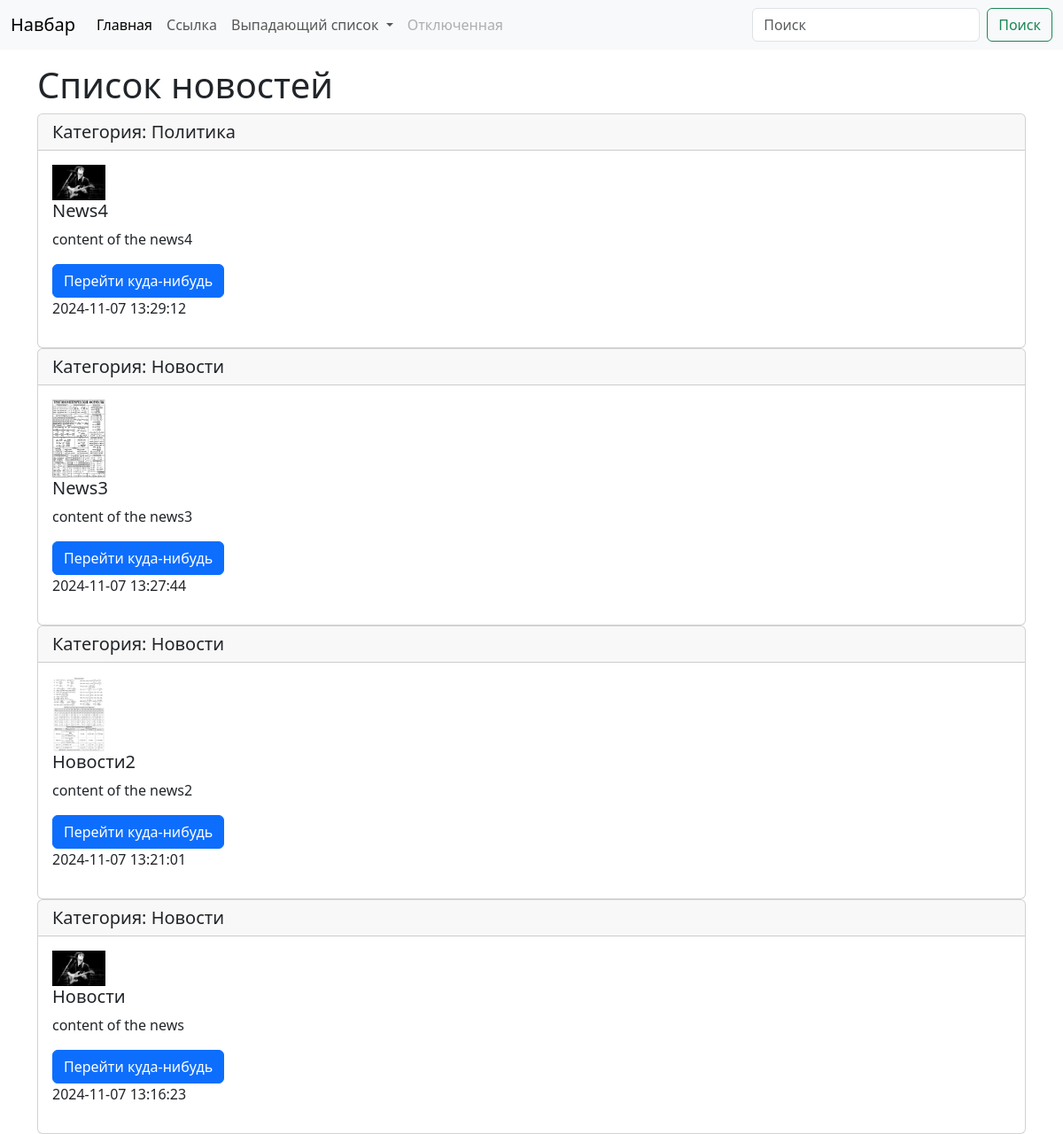
The page / on the database its author committed.
### website/models.py (models this page shows, shortened)
class WebSite(models.Model):
    title = models.CharField(max_length=150, verbose_name="Наименование")
    content = models.TextField(blank=True, verbose_name="Контент")
    created_at = models.DateTimeField(auto_now_add=True, verbose_name="Создано в")
    updated_at = models.DateTimeField(auto_now=True, verbose_name="Обновлено в")
    photo = models.ImageField(upload_to='photos/%Y/%m/%d/', verbose_name="Фото")
    is_published = models.BooleanField(default=True, verbose_name="Опубликовано")
    category = models.ForeignKey("Category", on_delete=models.PROTECT, null=True, verbose_name='Наименование категории')
    class Meta:
        verbose_name = 'Новость'
        verbose_name_plural = 'Новости'
        ordering = ['-created_at']

class Category(models.Model):
    title = models.CharField(max_length=150, db_index=True, verbose_name='Наименование категории')
    class Meta:
        verbose_name = 'Категория'
        verbose_name_plural = 'Категории'
        ordering = ['title']

### website/views.py (the view)
# urls.py: path('', index),
def index(request):
    website = WebSite.objects.all()
    context = {'website': website, 'title': 'Список новостей'}
    return render(request, 'website/index.html', context)

### website/templates/website/index.html (shortened to what this page needs)
<!DOCTYPE html>
<html lang="ru">
  <head>
    <link
      href="https://cdn.jsdelivr.net/npm/bootstrap@5.3.0/dist/css/bootstrap.min.css"
      rel="stylesheet"
    />
  </head>
  <body>
    <nav class="navbar navbar-expand-lg bg-body-tertiary">
      <div class="container-fluid">
        <a class="navbar-brand" href="#">Навбар</a>
        <div class="collapse navbar-collapse" id="navbarSupportedContent">
          <ul class="navbar-nav me-auto mb-2 mb-lg-0">
            <li class="nav-item">
              <a class="nav-link active" aria-current="page" href="#"
                >Главная</a
              >
            </li>
            <li class="nav-item">
              <a class="nav-link" href="#">Ссылка</a>
            </li>
            <li class="nav-item dropdown">
              <a
                class="nav-link dropdown-toggle"
                href="#"
                role="button"
                data-bs-toggle="dropdown"
                aria-expanded="false"
              >
                Выпадающий список
              </a>
            </li>
            <li class="nav-item">
              <a class="nav-link disabled">Отключенная</a>
            </li>
          </ul>
          <form class="d-flex" role="search">
            <input
              class="form-control me-2"
              type="search"
              placeholder="Поиск"
              aria-label="Поиск"
            />
            <button class="btn btn-outline-success" type="submit">Поиск</button>
          </form>
        </div>
      </div>
    </nav>
    <div class="container mt-3">
      <h1>{{ title }}</h1>
      <div class="row">
        <div class="col-md-12">
          {% for item in website %}
          <div class="card mb3">
            <h5 class="card-header">
              Категория: {{ item.category.title }}</h5>
            <div class="card-body">
              <img src="{{ item.photo.url }}" alt="" style="width: 5vw;">
              <h5 class="card-title">{{item.title}}</h5>
              <p class="card-text">{{ item.content }}</p>
                          <a href="#" class="btn btn-primary">Перейти куда-нибудь</a>
              <p>{{item.created_at|date:"Y-m-d H:i:s"}}</p>
            </div>
          </div>
          {% endfor %}
        </div>
      </div>
    </div>
  </body>
</html>

### rows shown on the page
WebSite: category "Политика", photo (picture), title "News4", content "content of the news4", created_at "2024-11-07 13:29:12"
WebSite: category "Новости", photo (picture), title "News3", content "content of the news3", created_at "2024-11-07 13:27:44"
WebSite: category "Новости", photo (picture), title "Новости2", content "content of the news2", created_at "2024-11-07 13:21:01"
WebSite: category "Новости", photo (picture), title "Новости", content "content of the news", created_at "2024-11-07 13:16:23"

### other values the page prints
{{ title }} "Список новостей"
